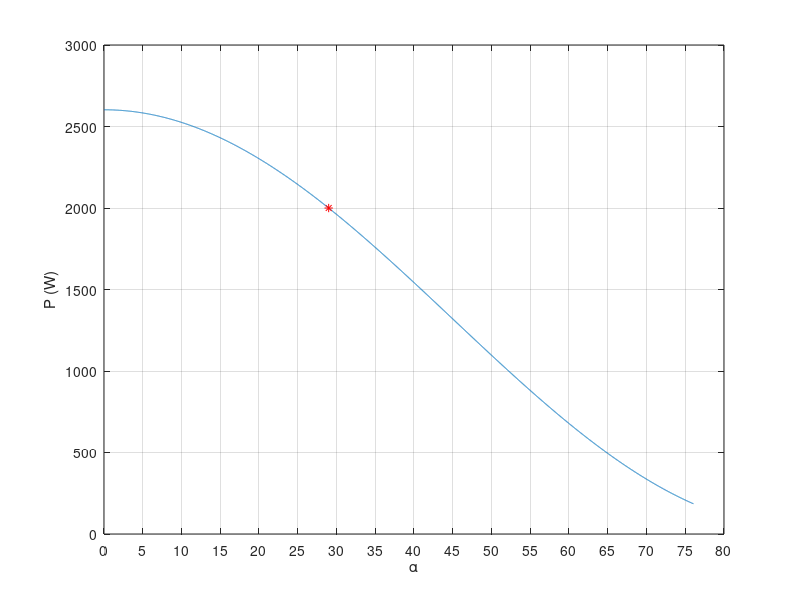

Here is the MATLAB script that generated this plot:
clc; clear; close all;

% Given Specifications
Vrms=240; Vm=Vrms*sqrt(2);
f=50; w=2*pi*f; P_desired=2000;
% RL Selection
R=18; L=0.231;

% To be plotted as x-axis
alpha_max=atand(w*L/R); % Continuous
alpha=[0:0.01:alpha_max];

% Fundamental Harmonic
V0=2*Vm/pi*cosd(alpha);
I0=V0./R;
% Second Harmonic
n=2;
a2=2*Vm/pi*(cosd((n+1).*alpha)/(n+1) - cosd((n-1).*alpha)/(n-1));
b2=2*Vm/pi*(sind((n+1).*alpha)/(n+1) - sind((n-1).*alpha)/(n-1));
V2=sqrt(a2.^2 + b2.^2); Z2=sqrt(R^2 + (2*w*L)^2);
I2=V2./Z2;
% Fourth Harmonic
n=4;
a4=2*Vm/pi*(cosd((n+1).*alpha)/(n+1) - cosd((n-1).*alpha)/(n-1));
b4=2*Vm/pi*(sind((n+1).*alpha)/(n+1) - sind((n-1).*alpha)/(n-1));
V4=sqrt(a4.^2 + b4.^2); Z4=sqrt(R^2 + (4*w*L)^2);
I4=V4./Z4;

% Compute power to be plotted on y-axis
Irms=sqrt(I0.^2 + (I2./sqrt(2)).^2 + (I4./sqrt(2)).^2);
P=Irms.^2.*R;

% Search for P=2kW
not_found=1;
for k=1:1:length(P)
  if P(k)-P_desired <=0
    alpha_ans=alpha(k)
    not_found=0;
    printf('Average Voltage, V0 = %.2f\n', V0(k))
    printf('Average Current, I0 = %.2f\n', I0(k))
    printf('RMS Current, Irms = %.2f\n', Irms(k))
    printf('Average Power = %.2f\n',P(k))
    break;
  endif
endfor

if not_found
  disp('Not found! Maybe try changing R or L.');
else
  % Plot P vs alpha graph
  plot(alpha,P); grid on;
  xlabel('\alpha'); xticks([0:5:80]);
  ylabel('P (W)'); hold on;
  % Plot the point when P=2kW
  plot(alpha(k),P(k),'r*')
endif
